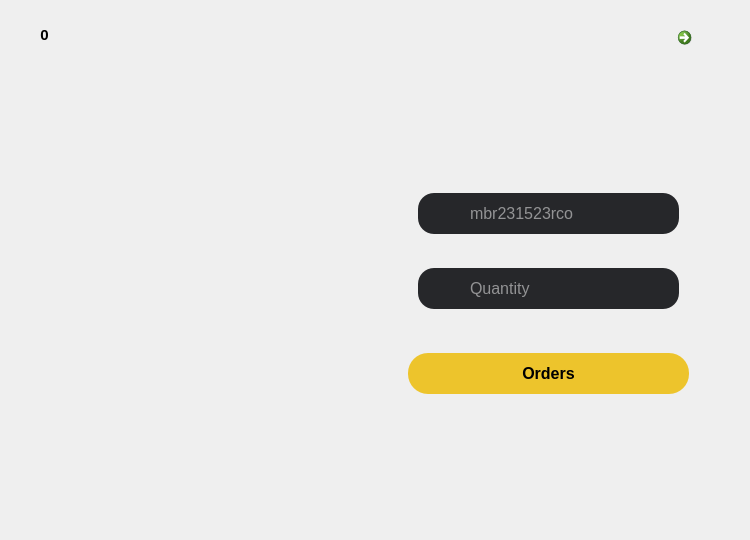
       <widget class="QWidget" name="page_8">
        <widget class="QLabel" name="label_36">
         <property name="geometry">
          <rect>
           <x>428</x>
           <y>273</y>
           <width>31</width>
           <height>31</height>
          </rect>
         </property>
         <property name="styleSheet">
          <string notr="true">backround-color:rgba(82, 82, 82, 1);</string>
         </property>
         <property name="text">
          <string/>
         </property>
         <property name="pixmap">
          <pixmap resource="../images/source.qrc">:/Images/quantity.png</pixmap>
         </property>
         <property name="scaledContents">
          <bool>true</bool>
         </property>
        </widget>
        <widget class="QLineEdit" name="lineEdit_5">
         <property name="geometry">
          <rect>
           <x>418</x>
           <y>193</y>
           <width>261</width>
           <height>41</height>
          </rect>
         </property>
         <property name="font">
          <font>
           <family>Arial</family>
           <pointsize>12</pointsize>
          </font>
         </property>
         <property name="styleSheet">
          <string notr="true">background-color:rgba(38, 39, 42, 1);
border-radius: 16px;
padding-left:50px;
color:white;</string>
         </property>
         <property name="text">
          <string/>
         </property>
         <property name="placeholderText">
          <string>mbr231523rco</string>
         </property>
        </widget>
        <widget class="QLabel" name="label_37">
         <property name="geometry">
          <rect>
           <x>428</x>
           <y>198</y>
           <width>31</width>
           <height>31</height>
          </rect>
         </property>
         <property name="styleSheet">
          <string notr="true">backround-color:rgba(82, 82, 82, 1);</string>
         </property>
         <property name="text">
          <string/>
         </property>
         <property name="pixmap">
          <pixmap resource="../images/source.qrc">:/Images/member.png</pixmap>
         </property>
         <property name="scaledContents">
          <bool>true</bool>
         </property>
        </widget>
        <widget class="QPushButton" name="pushButton_7">
         <property name="geometry">
          <rect>
           <x>408</x>
           <y>353</y>
           <width>281</width>
           <height>41</height>
          </rect>
         </property>
         <property name="font">
          <font>
           <family>Arial</family>
           <pointsize>12</pointsize>
           <weight>75</weight>
           <bold>true</bold>
          </font>
         </property>
         <property name="styleSheet">
          <string notr="true">QPushButton{
background-color:rgba(237, 196, 44, 1);
color:black;
border-radius:20px;
}

QPushButton:pressed {
      color: white;
    background-color:black;
    color:rgba(237, 196, 44, 1);
}</string>
         </property>
         <property name="text">
          <string>Orders</string>
         </property>
        </widget>
        <widget class="QLabel" name="label_38">
         <property name="geometry">
          <rect>
           <x>-2</x>
           <y>0</y>
           <width>741</width>
           <height>531</height>
          </rect>
         </property>
         <property name="text">
          <string/>
         </property>
         <property name="pixmap">
          <pixmap resource="../images/source.qrc">:/Images/Caffè Mocha.png</pixmap>
         </property>
         <property name="scaledContents">
          <bool>true</bool>
         </property>
        </widget>
        <widget class="QLineEdit" name="lineEdit_7">
         <property name="geometry">
          <rect>
           <x>418</x>
           <y>268</y>
           <width>261</width>
           <height>41</height>
          </rect>
         </property>
         <property name="font">
          <font>
           <family>Arial</family>
           <pointsize>12</pointsize>
          </font>
         </property>
         <property name="styleSheet">
          <string notr="true">background-color:rgba(38, 39, 42, 1);
border-radius: 16px;
padding-left:50px;
color:white;</string>
         </property>
         <property name="text">
          <string/>
         </property>
         <property name="placeholderText">
          <string>Quantity</string>
         </property>
        </widget>
        <widget class="QCommandLinkButton" name="commandLinkButton_5">
         <property name="geometry">
          <rect>
           <x>670</x>
           <y>20</y>
           <width>41</width>
           <height>41</height>
          </rect>
         </property>
         <property name="text">
          <string/>
         </property>
         <property name="icon">
          <iconset resource="../images/source.qrc">
           <normaloff>:/Images/close.png</normaloff>:/Images/close.png</iconset>
         </property>
         <property name="iconSize">
          <size>
           <width>30</width>
           <height>30</height>
          </size>
         </property>
        </widget>
        <widget class="QLabel" name="label_60">
         <property name="geometry">
          <rect>
           <x>20</x>
           <y>10</y>
           <width>51</width>
           <height>51</height>
          </rect>
         </property>
         <property name="text">
          <string/>
         </property>
         <property name="pixmap">
          <pixmap resource="../images/source.qrc">:/Images/lingkaran.png</pixmap>
         </property>
        </widget>
        <widget class="QLabel" name="label_61">
         <property name="geometry">
          <rect>
           <x>29</x>
           <y>27</y>
           <width>31</width>
           <height>16</height>
          </rect>
         </property>
         <property name="font">
          <font>
           <pointsize>11</pointsize>
           <weight>75</weight>
           <bold>true</bold>
          </font>
         </property>
         <property name="text">
          <string>0</string>
         </property>
         <property name="alignment">
          <set>Qt::AlignCenter</set>
         </property>
        </widget>
        <zorder>label_38</zorder>
        <zorder>commandLinkButton_5</zorder>
        <zorder>label_60</zorder>
        <zorder>label_61</zorder>
        <zorder>lineEdit_7</zorder>
        <zorder>lineEdit_5</zorder>
        <zorder>label_36</zorder>
        <zorder>label_37</zorder>
        <zorder>pushButton_7</zorder>
       </widget>
